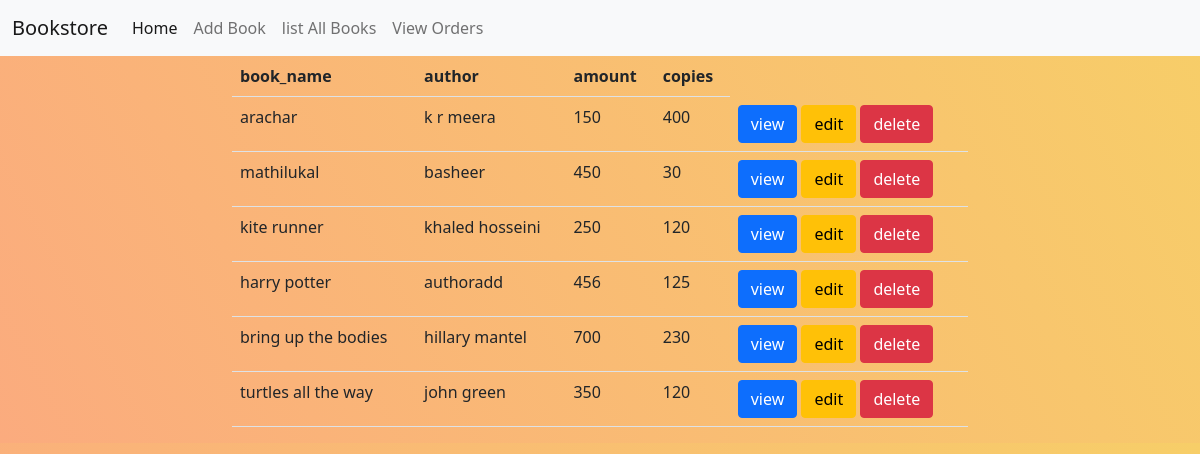
The app's page /books/all, older data.
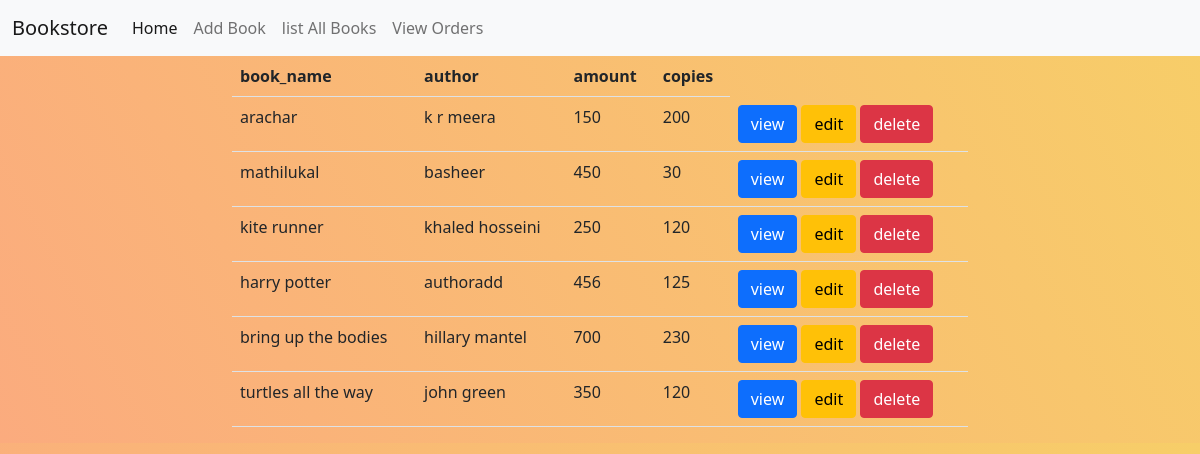
The same page, newer data.
### book/models.py (models this page shows, shortened)
class Book(models.Model):
    book_name = models.CharField(max_length=120, unique=True)
    Author = models.CharField(max_length=50)
    amount = models.PositiveIntegerField()
    copies = models.PositiveIntegerField()
    image = models.ImageField(upload_to="images", null=True)

### book/views.py (the view)
# urls.py: path('books/all', bv.BookList.as_view(), name="allbooks"),
class BookList(ListView):
    model = Book
    template_name = "book_list.html"
    context_object_name = "books"

### book/templates/book_list.html
{%extends 'base.html'%}
{%block body_block%}
<div class="row">
    <div class="col-2"></div>
    <div class="col-8">
        <table class="table">
            <tr>
                <th>book_name</th>
                <th>author</th>
                <th>amount</th>
                <th>copies</th>
            </tr>
            {%for book in books%}
            <tr>
                <td>{{book.book_name}}</td>
                <td>{{book.Author}}</td>
                <td>{{book.amount}}</td>
                <td>{{book.copies}}</td>
                <td>
                    <a href="{%url 'bookdetail' book.id%}" class="btn btn-primary">view</a>
                    <a href="{%url 'bookchange' book.id%}" class="btn btn-warning">edit</a>
                    <a href="{%url 'bookdelete' book.id%}" class="btn btn-danger">delete</a>
                </td>
                {%endfor%}
            </tr>
        </table>
    </div>
    <div class="col-2"></div>
</div>
{%endblock%}

Row changes from the older to the newer data that the page shows:
changed Book "arachar": copies "400" → "200"
